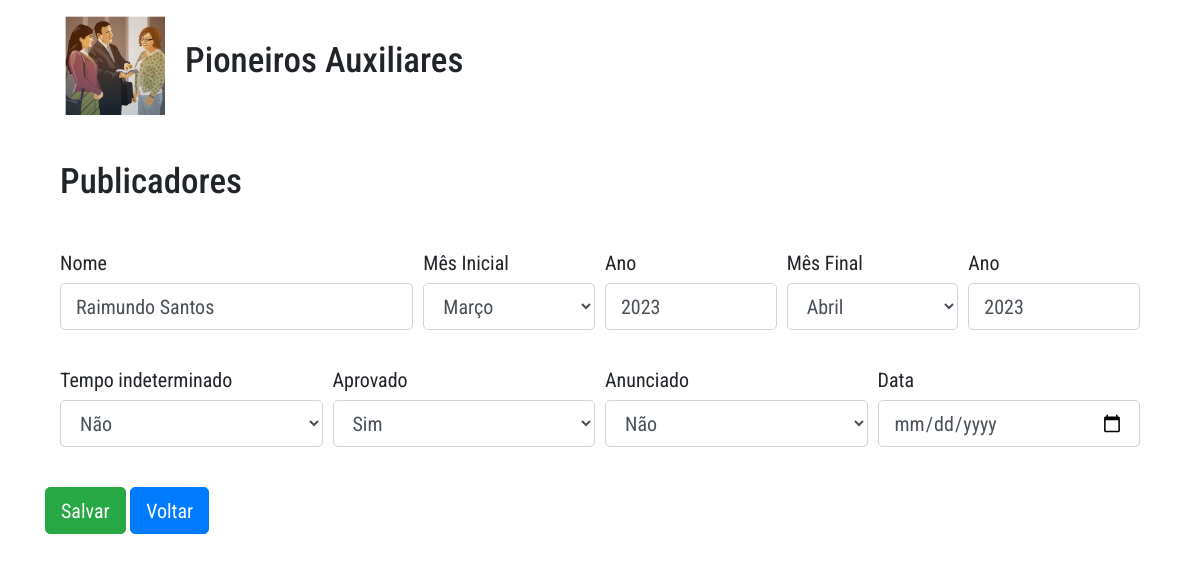
Screenshot of /editar_lista/125 with the database file from the repository.
### gerenciamento/models.py (models this page shows)
class Gerais(models.Model):
    nome = models.CharField(max_length=60, blank=True, null=True,)
    aprovado =  models.CharField(max_length=60, blank=True, null=True, choices=APROVADO)
    anunciado =  models.CharField(max_length=60, blank=True, null=True, choices=ANUNCIADO)
    mês_Inicial =  models.CharField(max_length=60, blank=True, null=True, choices=MESES)
    mês_Final =  models.CharField(max_length=60, blank=True, null=True, choices=MESES)
    ano_Inicial = models.IntegerField(blank=True, null=True, verbose_name='Ano')
    ano_Final = models.IntegerField(blank=True, null=True, verbose_name='Ano')
    tempo_indeterminado = models.CharField(max_length=60, blank=True, null=True, choices=TEMPO)
    data = models.DateField(blank=True, null=True)

### gerenciamento/views.py (the view, shortened to what this page needs)
# urls.py: path('editar_lista/<int:id>', views.editar_lista),
def editar_lista(request, id):
    editar = get_object_or_404(Gerais, pk=id)
    form = Form_Gerais(instance=editar)
    return render(request, 'cp/editar_lista.html', {'form':form ,'editar': editar})

### gerenciamento/forms.py
class Form_Gerais(forms.ModelForm):
    class Meta:
        model = Gerais
        fields = '__all__'
        widgets = {
        'data': forms.DateInput(format=('%Y-%m'), attrs={'class':'form-control', 'placeholder':'Select Date','type': 'date'}),
        'nome':forms.TextInput(attrs={'placeholder': 'Nome'})
    }

### templates/cp/editar_lista.html (shortened to what this page needs)
{% extends 'base.html' %}
{% load crispy_forms_tags %}
{% block content %}
<div class="container">
    <h3>Publicadores</h3>
     <br>
       <form method="post">
           <br>
           <div class="form-row">
            <div class="form-group col-md-4">
                {{ form.nome|as_crispy_field }}
            </div>
           <div class="form-group col-md-2">
               {{ form.mês_Inicial|as_crispy_field }}
           </div>
           <div class="form-group col-md-2">
            {{ form.ano_Inicial|as_crispy_field }}
        </div>
        <div class="form-group col-md-2">
            {{ form.mês_Final|as_crispy_field }}
        </div>
        <div class="form-group col-md-2">
            {{ form.ano_Final|as_crispy_field }}
        </div>
            </div>
            <div class="form-row">
           <div class="form-group col-md-3">
               {{ form.tempo_indeterminado|as_crispy_field }}
           </div>
           <div class="form-group col-md-3">
               {{ form.aprovado|as_crispy_field }}
           </div>
           <div class="form-group col-md-3">
               {{ form.anunciado|as_crispy_field }}
           </div>
           <div class="form-group col-md-3">
            {{ form.data|as_crispy_field }}
        </div>
        </div>
            </div >
           <input type="submit" class="btn btn-success" value="Salvar">
           <a href="/publicadores" class="btn btn-primary" role="button" aria-pressed="true">Voltar</a>
    </div>
{% endblock %}

### static/css/style.css (style rules this page uses)
* { font-family: 'Roboto Condensed', sans-serif; font-size: 20px; font-weight: 400; line-height: 100%; }

### rows the page displays
Gerais: nome "Raimundo Santos", mês_Inicial "Março", ano_Inicial "2023", mês_Final "Abril", ano_Final "2023", tempo_indeterminado "Não", aprovado "Sim", anunciado "Não"
